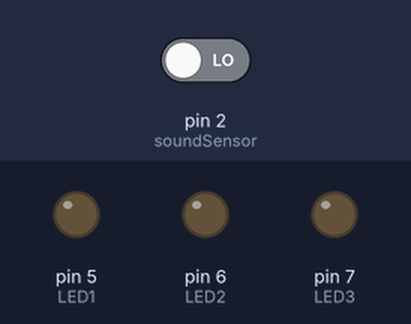
This sketch was run on a simulated Arduino Uno, built with avr-gcc and run on an emulated ATmega328P. On the bench: output pins drawn as LEDs (lit = HIGH). Dashed ring = blinking. The inputs (shaded band) are chosen by the test bench; at power-on: pin 2 (soundSensor) LOW.

Above: at 1.2 s.
1.3 s: pin 2 (soundSensor) driven HIGH
At 1.49 s:
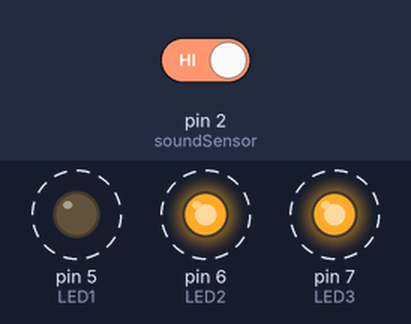
4.3 s: pin 2 (soundSensor) driven LOW
At 5.0 s:
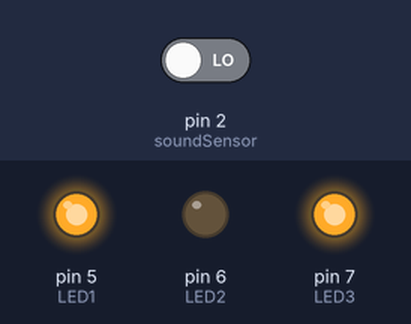
Timing chart, 0 to 7.3 s (numbered marks = the images above; inputs shaded):
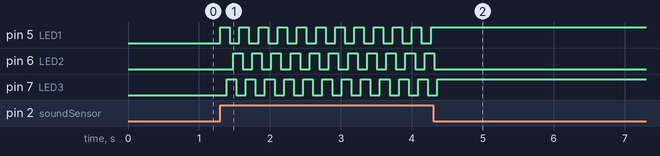

The sketch:

ReactiveRGBStrip.ino
```cpp
int soundSensor = 2;
int LED1 = 5;
int LED2 = 6;
int LED3 = 7;
boolean LEDStatus = false;

void setup() {
  pinMode(soundSensor, INPUT);
  pinMode(LED1, OUTPUT);
  pinMode(LED2, OUTPUT);
  pinMode(LED3, OUTPUT);

}

void loop() {

  int SensorData = digitalRead(soundSensor);
  //  Serial.print(SensorData);
  for (int LED = 5; LED <= 7; LED++) {

    if (SensorData == 1) {

      if (LEDStatus == false) {
        LEDStatus = true;
        digitalWrite(LED, HIGH);

        delay(45);
      }
      else {
        LEDStatus = false;
        digitalWrite(LED, LOW);
        delay(45);
      }
    }
  }
}
```

Measured:
- after the input at 1.3 s, pin 5 (LED1): alternates HIGH for 0.14 s and LOW for 0.14 s, starting at once; pin 6 (LED2): alternates HIGH for 0.14 s and LOW for 0.14 s, starting after 0.18 s; pin 7 (LED3): alternates HIGH for 0.14 s and LOW for 0.14 s, starting after 0.09 s
- after the input at 4.3 s, pin 5 (LED1): stops changing and stays HIGH; pin 6 (LED2): goes on until 4.3 s, then stays LOW; pin 7 (LED3): goes on until 4.4 s, then stays HIGH
